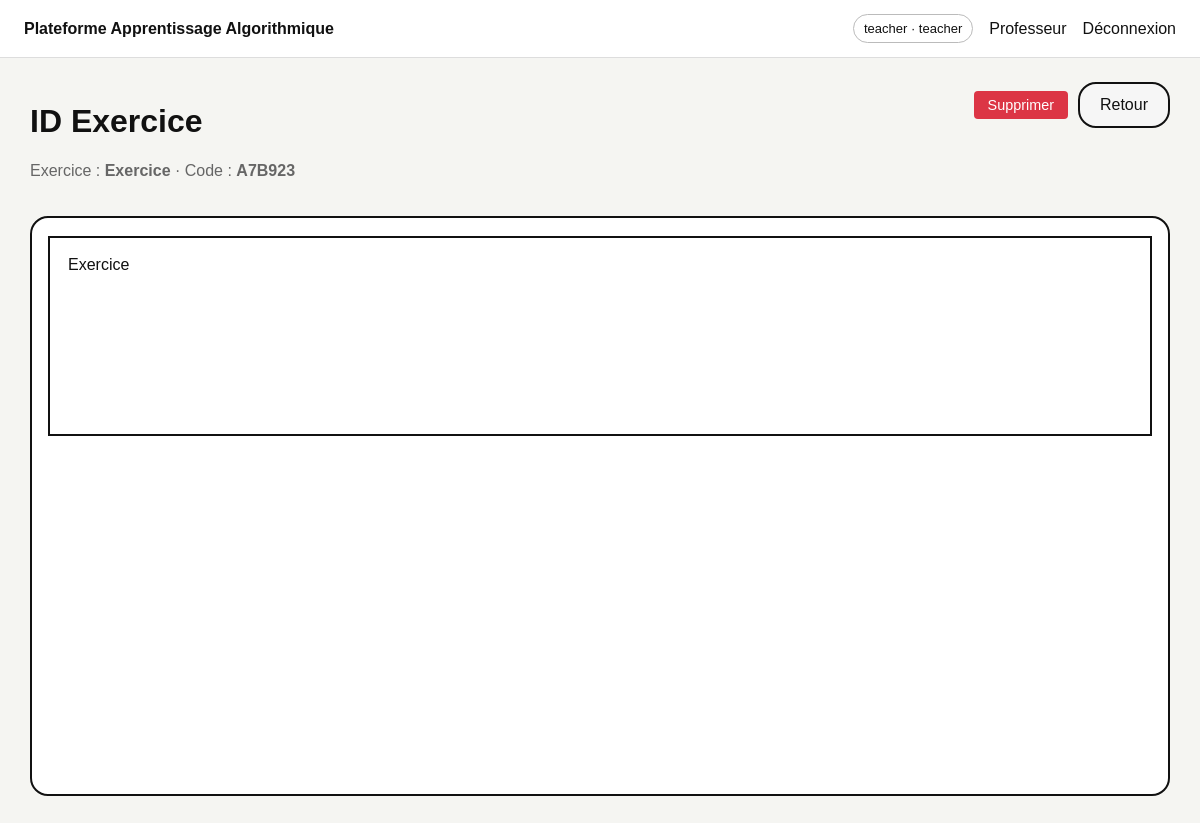
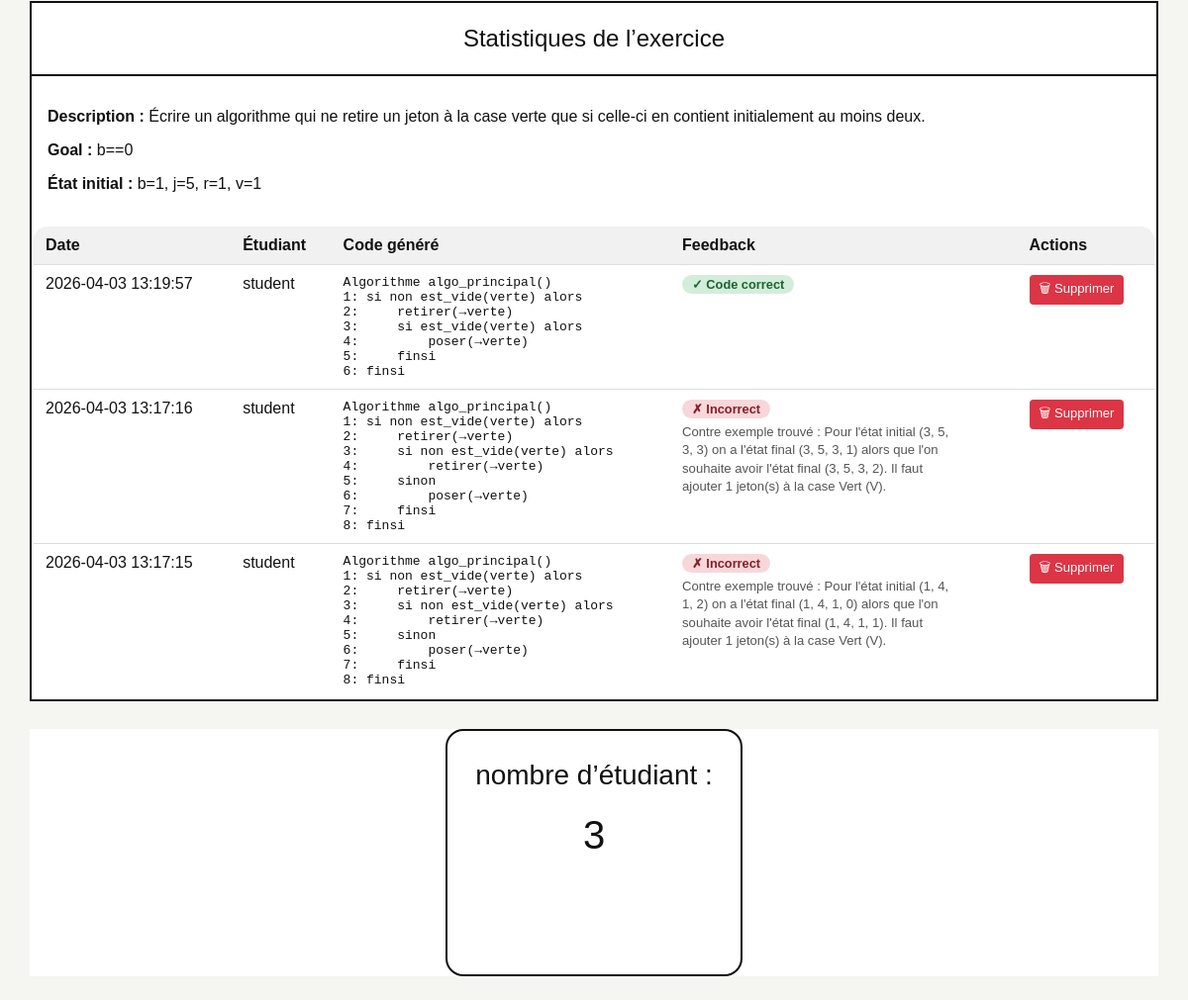
The page /teacher/session/10 (signed in) on the database its author committed (2 pictures, top to bottom).
### tables this page shows
CREATE TABLE exercises (
        id INTEGER PRIMARY KEY AUTOINCREMENT,
        title TEXT NOT NULL,
        description TEXT NOT NULL,
        init_b INTEGER NOT NULL,
        init_j INTEGER NOT NULL,
        init_r INTEGER NOT NULL,
        init_v INTEGER NOT NULL,
        goal_condition TEXT NOT NULL,
        max_steps INTEGER NOT NULL DEFAULT 30,
        problem_json TEXT NOT NULL,
        is_published INTEGER NOT NULL DEFAULT 0,
        session_code TEXT,
        created_by INTEGER,
        created_at DATETIME DEFAULT CURRENT_TIMESTAMP
    );

CREATE TABLE submissions (
        id INTEGER PRIMARY KEY AUTOINCREMENT,
        exercise_id INTEGER NOT NULL,
        student_id INTEGER NOT NULL,
        blocks_json TEXT NOT NULL,
        generated_code TEXT NOT NULL,
        feedback_json TEXT,
        created_at DATETIME DEFAULT CURRENT_TIMESTAMP, is_correct INTEGER NOT NULL DEFAULT 0,
        FOREIGN KEY (exercise_id) REFERENCES exercises(id),
        FOREIGN KEY (student_id) REFERENCES users(id)
    );

CREATE TABLE users (
        id INTEGER PRIMARY KEY AUTOINCREMENT,
        username TEXT UNIQUE NOT NULL,
        password TEXT NOT NULL,
        role TEXT NOT NULL CHECK(role IN ('teacher','student'))
    );

### app.py (the view)
@app.route('/teacher/session/<int:exercise_id>')
@login_required('teacher')
def teacher_session(exercise_id):
    ex, _ = get_exercise(exercise_id)
    if not ex:
        return redirect(url_for('teacher_dashboard'))
    db = get_db()
    rows = db.execute('''
        SELECT s.*, u.username FROM submissions s JOIN users u ON u.id=s.student_id WHERE exercise_id=? ORDER BY created_at DESC
    ''', (exercise_id,)).fetchall()
    submissions = []
    for row in rows:
        s = dict(row)
        try:
            s['feedback'] = json.loads(s['feedback_json']) if s['feedback_json'] else {}
        except Exception:
            s['feedback'] = {}
        submissions.append(s)
    return render_template('teacher_session.html', exercise=ex, submissions=submissions)

### app.py (called while the page is built)
def get_db():
    if 'db' not in g:
        g.db = sqlite3.connect(DB_PATH)
        g.db.row_factory = sqlite3.Row
    return g.db

def login_required(role=None):
    def deco(fn):
        @wraps(fn)
        def wrapper(*args, **kwargs):
            if 'user_id' not in session:
                return redirect(url_for('login'))
            if role and session.get('role') != role:
                return redirect(url_for('index'))
            return fn(*args, **kwargs)
        return wrapper
    return deco

def get_exercise(exercise_id: int):
    db = get_db()
    ex = db.execute('SELECT * FROM exercises WHERE id=?', (exercise_id,)).fetchone()
    rules = db.execute('SELECT * FROM exercise_rules WHERE exercise_id=? ORDER BY position,id', (exercise_id,)).fetchall()
    return ex, rules

### templates/teacher_session.html (shortened to what this page needs)
{% extends 'base.html' %}
{% block content %}
<div class="section-head">
  <div>
    <h1>ID Exercice</h1>
    <p class="muted">Exercice : <b>{{ exercise.title }}</b> · Code : <b>{{ exercise.session_code or 'non publié' }}</b></p>
  </div>
  <div style="display: flex; gap: 10px; align-items: center;">
    <button class="delete-btn" id="deleteExerciseBtn" data-id="{{ exercise.id }}" style="color: white; background-color: #dc3545; border: none; padding: 6px 14px; border-radius: 4px; cursor: pointer; font-size: 0.9em;">Supprimer</button>
    <a class="secondary-btn" href="{{ url_for('teacher_dashboard') }}">Retour</a>
  </div>
</div>
<div class="session-layout">
  <aside class="left-list-panel">
    <div class="list-box single-item">{{ exercise.title }}</div>
  </aside>
  <section class="stats-panel">
    <div class="panel-title">Statistiques de l’exercice</div>
    <div class="exercise-meta">
      <p><b>Description :</b> {{ exercise.description }}</p>
      <p><b>Goal :</b> {{ exercise.goal_condition }}</p>
      <p><b>État initial :</b> b={{ exercise.init_b }}, j={{ exercise.init_j }}, r={{ exercise.init_r }}, v={{ exercise.init_v }}</p>
    </div>
    <table class="data-table">
      <thead><tr><th>Date</th><th>Étudiant</th><th>Code généré</th><th>Feedback</th><th>Actions</th></tr></thead>
      <tbody>
      {% for s in submissions %}
        <tr id="row-{{ s.id }}">
          <td>{{ s.created_at }}</td>
          <td>{{ s.username }}</td>
          <td><pre class="mini-pre">{{ s.generated_code }}</pre></td>
          <td>
            {% if s.feedback.contre_exemple %}
              <span class="feedback-badge feedback-error">✗ Incorrect</span>
              <div class="feedback-detail">{{ s.feedback.contre_exemple }}</div>
            {% elif s.feedback %}
              <span class="feedback-badge feedback-ok">✓ Code correct</span>
            {% else %}
              <span class="feedback-badge feedback-pending">—</span>
            {% endif %}
          </td>
          <td>
            <button class="delete-submission-btn"
                    data-id="{{ s.id }}"
                    style="background:#dc3545;color:white;border:none;padding:4px 10px;border-radius:4px;cursor:pointer;font-size:0.82em;">
              🗑 Supprimer
            </button>
          </td>
        </tr>
      {% else %}
        <tr><td colspan="5" class="muted">Aucune soumission</td></tr>
      {% endfor %}
      </tbody>
    </table>
  </section>
  <aside class="students-panel">
    <div class="students-box">
      <div class="students-label">nombre d’étudiant :</div>
      <div class="students-value">{{ submissions|length }}</div>
    </div>
  </aside>
</div>
{% endblock %}

### static/css/style.css (style rules this page uses)
:root { --bg:#f5f5f2; --panel:#ffffff; --border:#111; --muted:#666; --green:#68d05f; --green-dark:#46ad3c; --red:#f56a69; }
* { box-sizing:border-box }
body { margin:0;font-family:Arial,Helvetica,sans-serif;background:var(--bg);color:#111 }
input,textarea,select,button { font:inherit }
.primary-btn,.secondary-btn { display:inline-flex;align-items:center;justify-content:center;padding:12px 20px;border:2px solid #111;border-radius:18px;text-decoration:none;cursor:pointer;background:#fff;color:#111 }
.secondary-btn { background:#f6f6f6 }
.muted { color:var(--muted) }
.section-head { display:flex;justify-content:space-between;align-items:flex-start;margin-bottom:20px;gap:12px }
.data-table { width:100%;border-collapse:collapse;background:#fff;border:2px solid #111;border-radius:16px;overflow:hidden }
.data-table th,.data-table td { padding:10px 12px;border-bottom:1px solid #ddd;vertical-align:top }
.data-table th { background:#f1f1f1;text-align:left }
.mini-pre { white-space:pre-wrap;margin:0;max-width:300px }
.session-layout { display:grid;grid-template-columns:280px 1fr 280px;gap:28px;align-items:start }
.left-list-panel,.stats-panel,.students-panel,.create-main,.preview-panel,.blocks-panel,.workspace-panel,.feedback-panel,.init-box,.rule-card { background:#fff }
.left-list-panel { border:2px solid #111;border-radius:18px;padding:18px 16px;min-height:580px }
.list-box { border:2px solid #111;padding:18px;min-height:460px;display:flex;flex-direction:column;gap:18px }
.list-box.single-item { min-height:200px }
.stats-panel { border:2px solid #111;border-radius:0;padding:0;min-height:580px }
.panel-title { font-size:24px;text-align:center;padding:22px;border-bottom:2px solid #111 }
.students-panel { display:flex;justify-content:center }
.students-box { border:2px solid #111;border-radius:18px;padding:28px;min-width:220px;min-height:250px;text-align:center;background:#fff }
.students-label { font-size:28px;line-height:1.2 }
.students-value { font-size:40px;margin-top:22px }
.exercise-meta { padding:16px }
@media (max-width: 1200px) { .teacher-create-layout,.student-layout,.session-layout { grid-template-columns:1fr } }

### templates/teacher_session.html (style rules this page uses)
.feedback-badge { display: inline-block; padding: 2px 10px; border-radius: 12px; font-size: 0.8em; font-weight: 600; white-space: nowrap; }
.feedback-ok { background: #d4edda; color: #1a6630; }
.feedback-error { background: #f8d7da; color: #842029; }
.feedback-detail { margin-top: 5px; font-size: 0.82em; color: #555; line-height: 1.4; max-width: 280px; }

### rows shown on the page
exercises: title "Exercice", session_code "A7B923", description "Écrire un algorithme qui ne retire un jeton à la case verte que si celle-ci en contient initialement au moins deux.", goal_condition "b==0", init_b "1", init_j "5", init_r "1", init_v "1"
submissions: created_at "2026-04-03 13:19:57", username "student", generated_code "Algorithme algo_principal() 1: si non est_vide(verte) alors 2: retirer(→verte) 3: si est_vide(verte) alors 4: poser(→verte) 5: finsi 6: finsi", shows "✓ Code correct"
submissions: created_at "2026-04-03 13:17:16", username "student", generated_code "Algorithme algo_principal() 1: si non est_vide(verte) alors 2: retirer(→verte) 3: si non est_vide(verte) alors 4: retirer(→verte) 5: sinon 6: poser(→verte) 7: finsi 8: finsi", feedback.contre_exemple "Contre exemple trouvé : Pour l'état initial (3, 5, 3, 3) on a l'état final (3, 5, 3, 1) alors que l'on souhaite avoir l'état final (3, 5, 3, 2). Il faut ajouter 1 jeton(s) à la case Vert (V)."
submissions: created_at "2026-04-03 13:17:15", username "student", generated_code "Algorithme algo_principal() 1: si non est_vide(verte) alors 2: retirer(→verte) 3: si non est_vide(verte) alors 4: retirer(→verte) 5: sinon 6: poser(→verte) 7: finsi 8: finsi", feedback.contre_exemple "Contre exemple trouvé : Pour l'état initial (1, 4, 1, 2) on a l'état final (1, 4, 1, 0) alors que l'on souhaite avoir l'état final (1, 4, 1, 1). Il faut ajouter 1 jeton(s) à la case Vert (V)."

### other values the page prints
{{ session.get('username') }} "teacher"
{{ session.get('role') }} "teacher"
{{ submissions|length }} "3"
